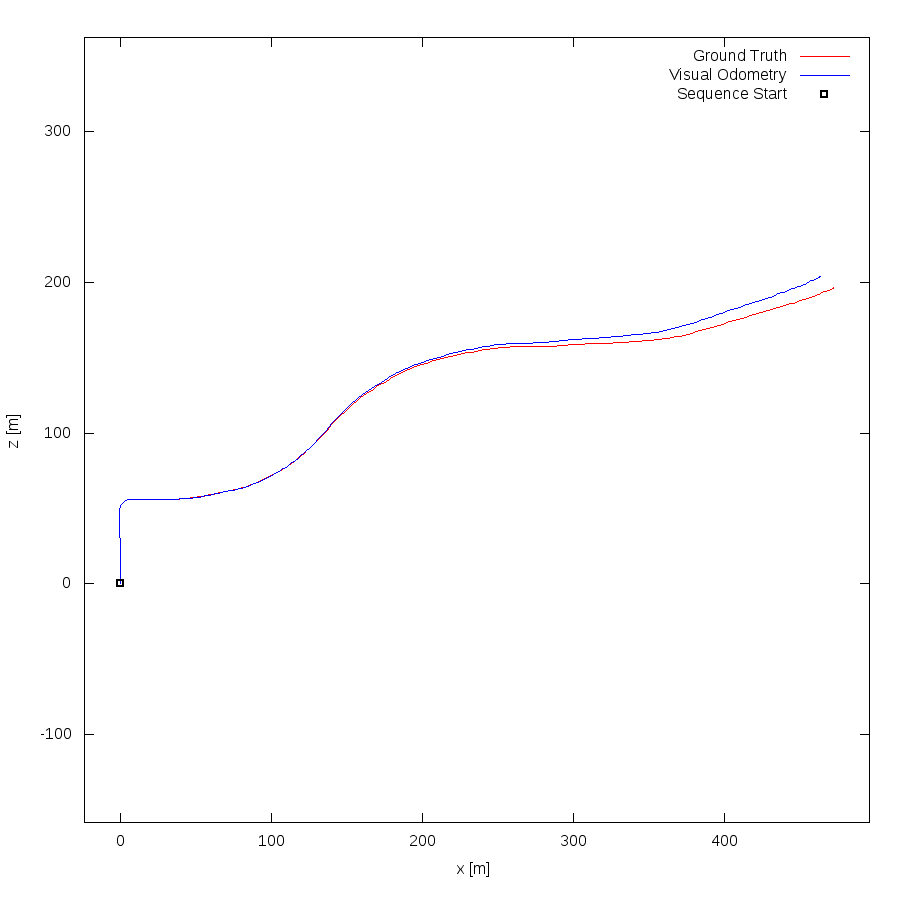

Recreate this plot in gnuplot.
set term postscript eps enhanced color
set output "03.eps"
set size ratio -1
set xrange [-24:496]
set yrange [-158:362]
set xlabel "x [m]"
set ylabel "z [m]"
plot "03.txt" using 1:2 lc rgb "#FF0000" title 'Ground Truth' w lines,"03.txt" using 3:4 lc rgb "#0000FF" title 'Visual Odometry' w lines,"< head -1 03.txt" using 1:2 lc rgb "#000000" pt 4 ps 1 lw 2 title 'Sequence Start' w points
